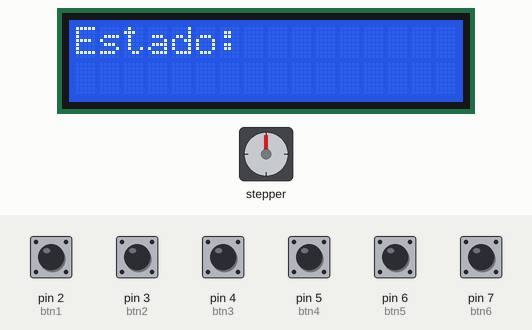
This sketch was run on a simulated Arduino Uno, built with avr-gcc and run on an emulated ATmega328P. On the bench: 16×2 character LCD, stepper motor. The inputs (shaded band) are chosen by the test bench; at power-on: pin 2 (btn1), pin 3 (btn2), pin 4 (btn3), pin 5 (btn4), pin 6 (btn5), pin 7 (btn6) LOW. Stepper angles assume 2048 steps per turn.

Above: at 1.3 s.
1.4 s: pin 3 (btn2) pulled HIGH for 0.15 s
At 3.6 s:
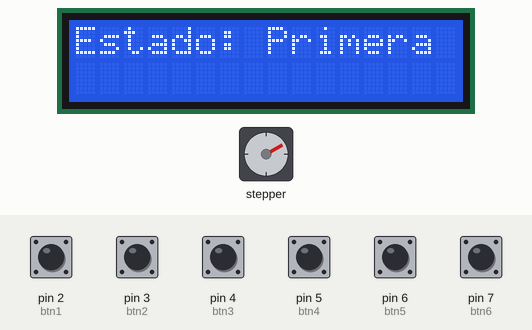
3.9 s: pin 4 (btn3) pulled HIGH for 0.15 s
At 5.5 s:
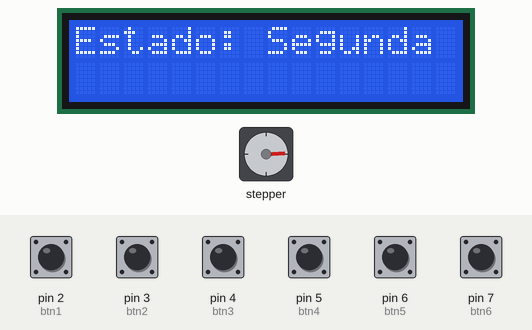
5.8 s: pin 7 (btn6) pulled HIGH for 0.15 s
At 5.96 s:
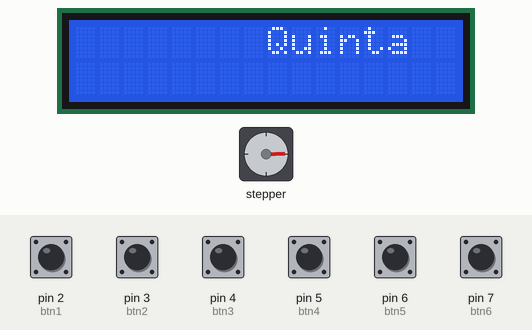
8.2 s: pin 6 (btn5) pulled HIGH for 1 s
At 10.7 s:
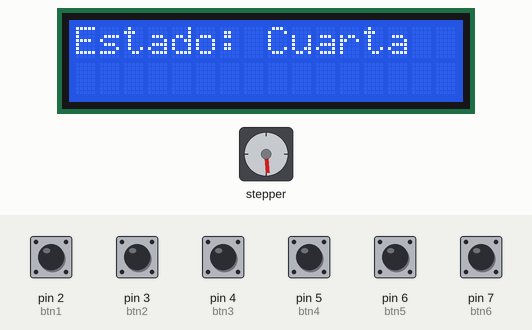
10.9 s: pin 7 (btn6) pulled HIGH for 1 s
At 12.7 s:
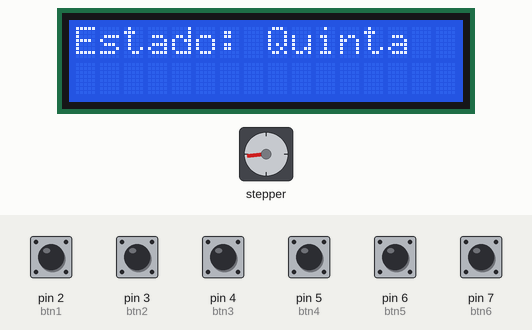
13.8 s: pin 2 (btn1) pulled HIGH for 0.15 s
At 19.3 s:
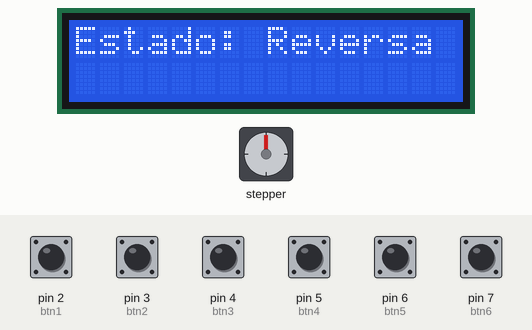
Timing chart, 0 to 19.7 s (numbered marks = the images above; inputs shaded):
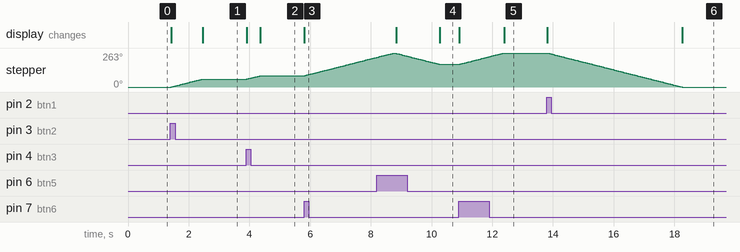

Measured:
- after the input at 1.4 s, stepper: turns 61° clockwise in 1.0 s, starting at once; the display: first changes at once (image 1 shows a later state)
- after the input at 3.9 s, stepper: turns 26° clockwise in 0.43 s, starting at once; the display: first changes at once (image 2 shows a later state)
- after the input at 5.8 s, stepper: keeps turning clockwise at about 60°/s, starting at once; the display: changes at once (image 3)
- after the input at 8.2 s, the display: first changes after 0.64 s (image 4 shows a later state)
- after the input at 10.9 s, stepper: turns 88° clockwise in 1.5 s, starting at once; the display: first changes at once (image 5 shows a later state)
- after the input at 13.8 s, stepper: turns 263° counter-clockwise in 4.4 s, starting at once; the display: first changes at once (image 6 shows a later state)

The sketch:

Caja.ino
```cpp
#include <Stepper.h>
#include <LiquidCrystal_I2C.h>

LiquidCrystal_I2C lcd (0x27, 16, 2);
int rev = 2048;
int velocidad = 10;

Stepper myStep (rev, 8, 10, 9, 11);

int estadoMotor = 0;
int contadorPasos = 0;
int seconds = 0;
int btn1 = 2, btn2 = 3, btn3 = 4, btn4 = 5, btn5 = 6, btn6 = 7; //
int ultBtn = 0;

void setup()
{
  lcd.begin(16, 2);
  pinMode(btn1, INPUT);
  pinMode(btn2, INPUT);
  pinMode(btn3, INPUT);
  pinMode(btn4, INPUT);
  pinMode(btn5, INPUT);
  pinMode(btn6, INPUT);
  Serial.begin(9600);
  lcd.init();
  lcd.backlight();
  myStep.setSpeed(10);
  myStep.step(-contadorPasos);
}

void loop()
{
  lcd.setCursor(0, 0);
  lcd.print("Estado: ");
  lcd.setBacklight(1);
  if(digitalRead(btn1) == HIGH){
    if(ultBtn != 1) {
      lcd.clear();
      lcd.setCursor(8, 0);
      lcd.print("Reversa");
      lcd.setBacklight(1);
      myStep.setSpeed(10);
      myStep.step(-contadorPasos);
      estadoMotor = 0;
      contadorPasos = 0;
      ultBtn = 1;
    }
  } else if(digitalRead(btn2) == HIGH){
    if(ultBtn != 2) {
      lcd.clear();
      lcd.setCursor(8, 0);
      lcd.print("Primera");
      lcd.setBacklight(1);
      myStep.setSpeed(10);
      myStep.step(350 - contadorPasos);
      estadoMotor = 1;
      contadorPasos = 350;
      ultBtn = 2;
    }
  } else if(digitalRead(btn3) == HIGH){
    if(ultBtn != 3) {
      lcd.clear();
      lcd.setCursor(8, 0);
      lcd.print("Segunda");
      lcd.setBacklight(1);
      myStep.setSpeed(10);
      myStep.step(500 - contadorPasos);
      estadoMotor = 2;
      contadorPasos = 500;
      ultBtn = 3;
    }
  } else if(digitalRead(btn4) == HIGH){
    if(ultBtn != 4) {
      lcd.clear();
      lcd.setCursor(8, 0);
      lcd.print("Tercera");
      lcd.setBacklight(1);
      myStep.setSpeed(10);
      myStep.step(850 - contadorPasos);
      estadoMotor = 3;
      contadorPasos = 850;
      ultBtn = 4;
    }
  } else if(digitalRead(btn5) == HIGH){
    if(ultBtn != 5) {
      lcd.clear();
      lcd.setCursor(8, 0);
      lcd.print("Cuarta");
      lcd.setBacklight(1);
      myStep.setSpeed(10);
      myStep.step(1000 - contadorPasos);
      estadoMotor = 4;
      contadorPasos = 1000;
      ultBtn = 5;
    }
  }
  else if(digitalRead(btn6) == HIGH){
    if(ultBtn != 6) {
      lcd.clear();
      lcd.setCursor(8, 0);
      lcd.print("Quinta");
      lcd.setBacklight(1);
      myStep.setSpeed(10);
      myStep.step(1500 - contadorPasos);
      estadoMotor = 5;
      contadorPasos = 1500;
      ultBtn = 6;
    }
  }
}
```
